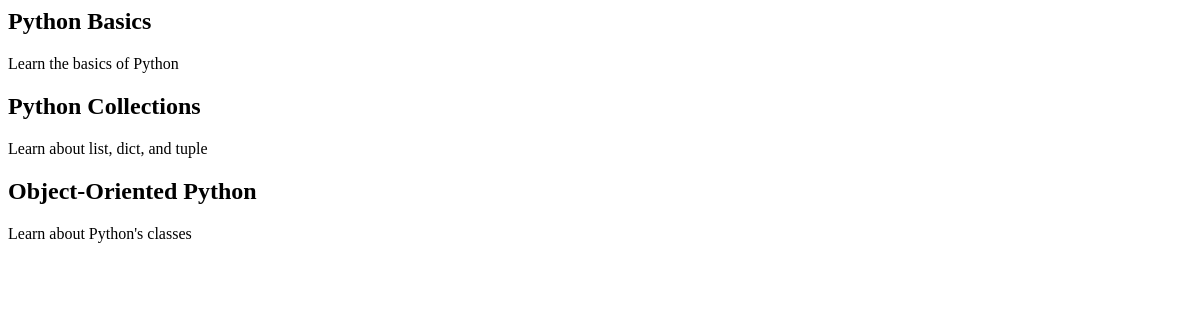
The app's page /courses/, older data.
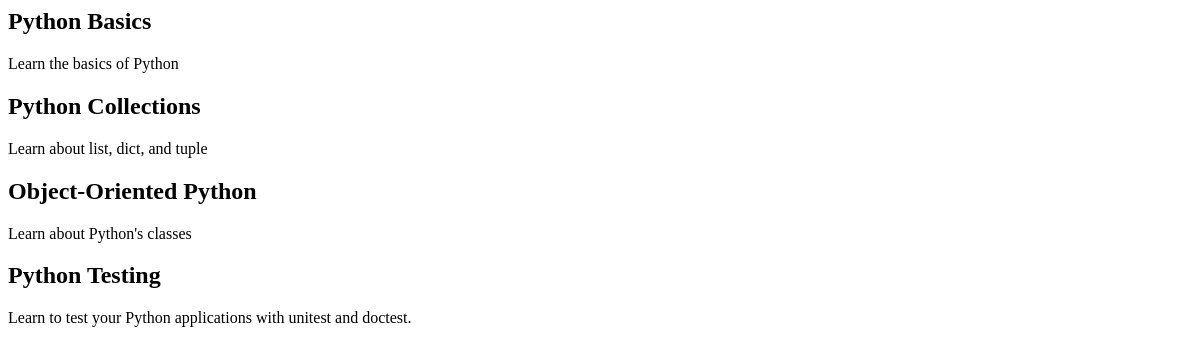
The same page, newer data.
### courses/models.py (models this page shows, shortened)
class Course(models.Model):
    created_at = models.DateTimeField(auto_now_add=True)
    title = models.CharField(max_length=255)
    description = models.TextField()

### courses/views.py (the view)
def course_list(request):
    courses = Course.objects.all()
    return render(request, "courses/course_list.html", {'courses': courses})

### courses/templates/courses/course_list.html
{% for course in courses %}
<h2>{{ course.title }}</h2>
{{ course.description }}
{% endfor %}

Row changes from the older to the newer data that the page shows:
added Course: title "Python Testing", description "Learn to test your Python applications with unitest and doctest."
